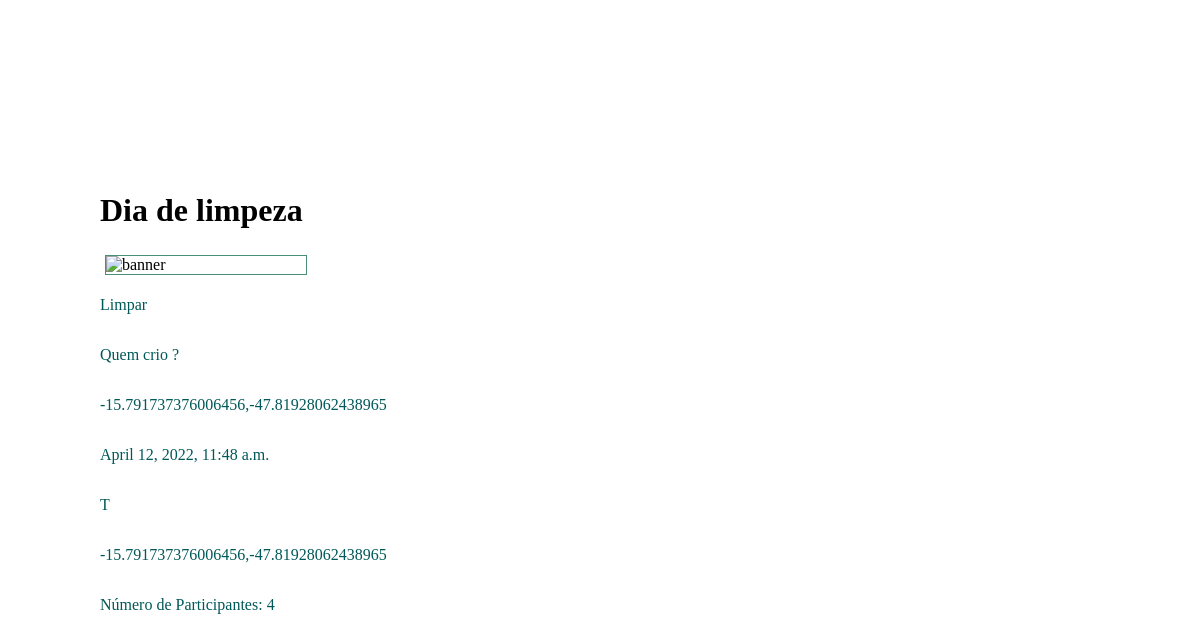
Page /eventos/evento/2/ on the committed database.
### eventos/models.py (models this page shows, shortened)
class Evento(models.Model):
    TYPE_CHOICES = (
        ("C", "Competicao"),
        ("W", "Workshop"),
        ("P", "Palestra"),
        ("T", "Tradicional"),
    )
    name = models.CharField(max_length=255)
    pub_date = models.DateTimeField(auto_now_add=True, verbose_name='date published')
    event_date = models.DateTimeField('event date')
    descr_text = models.TextField('description', max_length=5000)
    city_text = models.CharField(max_length=255)
    location_map = PlainLocationField(based_fields=['city'], zoom=7)
    type_event = models.CharField(max_length=40, choices=TYPE_CHOICES)
    part_number = models.IntegerField(default=0)
    banner = models.ImageField(upload_to='banners', blank=True, null = True)

### eventos/views.py (the view)
# urls.py: path('evento/<int:pk>/', EventoDetail.as_view(), name='evento'),
class EventoDetail(DetailView):
    model = Evento
    context_object_name = 'evento'
    template_name = 'eventos/evento.html'

### eventos/templates/eventos/evento.html (shortened to what this page needs)
<!DOCTYPE html>
<html>
    <head>
        {% load static %}
        <link rel="stylesheet" type="text/css" href="{% static 'eventos/style.css' %}">
        <link rel="stylesheet" href="https://unpkg.com/leaflet@1.8.0/dist/leaflet.css"
/>
    </head>
    <body>
        <h1>{{ evento.name }}</h1>
        <div class="banner">
            <img src="{% static event.banner %}" alt="banner">
        </div>
        <p class="description"> {{ evento.descr_text }} </p>
        <p> Quem crio ? </p>
        <p> {{ evento.location_map }} </p>
        <p> {{ evento.event_date }} </h2>
        <p> {{ evento.type_event }} </p>
        <p> {{ evento.location_map }} </p>
        <div>
            <div>
            <p> Número de Participantes: {{ evento.part_number }} </p>
            </div>
        </div>
    </body>
</html>

### eventos/static/eventos/style.css (style rules this page uses)
body { display: flex; flex-direction: column; justify-content: center; min-height:100vh; max-width: max-content; margin: auto; background-color: #FFF; }
div.banner { margin: 5px; border: 1px solid #488E7B; float: left; width: 200px; }
div.banner img { width: 100%; height: auto; }
p { color: #005858 }

### rows in the picture
Evento: name "Dia de limpeza", descr_text "Limpar", location_map "-15.791737376006456,-47.81928062438965", event_date "April 12, 2022, 11:48 a.m.", type_event "T", part_number "4"
